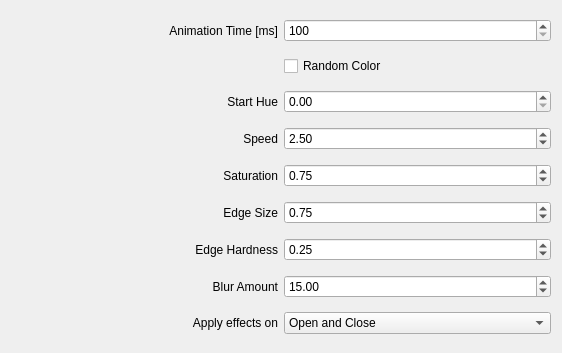
<?xml version="1.0" encoding="UTF-8"?>

<!--
SPDX-FileCopyrightText: Simon Schneegans <code@simonschneegans.de>
SPDX-License-Identifier: GPL-3.0-or-later
-->

<ui version="4.0">
    <class>BMWConfigForm</class>
    <widget class="QWidget" name="BMWConfigForm">
        <property name="geometry">
            <rect>
                <x>0</x>
                <y>0</y>
                <width>562</width>
                <height>353</height>
            </rect>
        </property>
        <layout class="QGridLayout" name="gridLayout">
            <item row="0" column="0">
                <widget class="QLabel" name="label">
                    <property name="text">
                        <string>Animation Time [ms]</string>
                    </property>
                    <property name="alignment">
                        <set>Qt::AlignmentFlag::AlignRight|Qt::AlignmentFlag::AlignTrailing|Qt::AlignmentFlag::AlignVCenter</set>
                    </property>
                </widget>
            </item>
            <item row="0" column="1">
                <widget class="QSpinBox" name="kcfg_Duration">
                    <property name="minimum">
                        <number>100</number>
                    </property>
                    <property name="maximum">
                        <number>9999</number>
                    </property>
                    <property name="singleStep">
                        <number>100</number>
                    </property>
                </widget>
            </item>
            <item row="1" column="1">
                <widget class="QCheckBox" name="kcfg_RandomColor">
                    <property name="text">
                        <string>Random Color</string>
                    </property>
                </widget>
            </item>
            <item row="2" column="0">
                <widget class="QLabel" name="label_3">
                    <property name="text">
                        <string>Start Hue</string>
                    </property>
                    <property name="alignment">
                        <set>Qt::AlignmentFlag::AlignRight|Qt::AlignmentFlag::AlignTrailing|Qt::AlignmentFlag::AlignVCenter</set>
                    </property>
                </widget>
            </item>
            <item row="2" column="1">
                <widget class="QDoubleSpinBox" name="kcfg_StartHue">
                    <property name="minimum">
                        <double>0.000000000000000</double>
                    </property>
                    <property name="maximum">
                        <double>1.000000000000000</double>
                    </property>
                    <property name="singleStep">
                        <double>0.100000000000000</double>
                    </property>
                    <property name="value">
                        <double>0.000000000000000</double>
                    </property>
                </widget>
            </item>
            <item row="3" column="0">
                <widget class="QLabel" name="label_6">
                    <property name="text">
                        <string>Speed</string>
                    </property>
                    <property name="alignment">
                        <set>Qt::AlignmentFlag::AlignRight|Qt::AlignmentFlag::AlignTrailing|Qt::AlignmentFlag::AlignVCenter</set>
                    </property>
                </widget>
            </item>
            <item row="3" column="1">
                <widget class="QDoubleSpinBox" name="kcfg_Speed">
                    <property name="minimum">
                        <double>-5.000000000000000</double>
                    </property>
                    <property name="maximum">
                        <double>5.000000000000000</double>
                    </property>
                    <property name="singleStep">
                        <double>0.100000000000000</double>
                    </property>
                    <property name="value">
                        <double>2.500000000000000</double>
                    </property>
                </widget>
            </item>
            <item row="4" column="0">
                <widget class="QLabel" name="label_4">
                    <property name="text">
                        <string>Saturation</string>
                    </property>
                    <property name="alignment">
                        <set>Qt::AlignmentFlag::AlignRight|Qt::AlignmentFlag::AlignTrailing|Qt::AlignmentFlag::AlignVCenter</set>
                    </property>
                </widget>
            </item>
            <item row="4" column="1">
                <widget class="QDoubleSpinBox" name="kcfg_Saturation">
                    <property name="minimum">
                        <double>0.000000000000000</double>
                    </property>
                    <property name="maximum">
                        <double>1.000000000000000</double>
                    </property>
                    <property name="singleStep">
                        <double>0.100000000000000</double>
                    </property>
                    <property name="value">
                        <double>0.750000000000000</double>
                    </property>
                </widget>
            </item>
            <item row="5" column="0">
                <widget class="QLabel" name="label_4">
                    <property name="text">
                        <string>Edge Size</string>
                    </property>
                    <property name="alignment">
                        <set>Qt::AlignmentFlag::AlignRight|Qt::AlignmentFlag::AlignTrailing|Qt::AlignmentFlag::AlignVCenter</set>
                    </property>
                </widget>
            </item>
            <item row="5" column="1">
                <widget class="QDoubleSpinBox" name="kcfg_EdgeSize">
                    <property name="minimum">
                        <double>0.000000000000000</double>
                    </property>
                    <property name="maximum">
                        <double>1.000000000000000</double>
                    </property>
                    <property name="singleStep">
                        <double>0.100000000000000</double>
                    </property>
                    <property name="value">
                        <double>0.750000000000000</double>
                    </property>
                </widget>
            </item>
            <item row="6" column="0">
                <widget class="QLabel" name="label_5">
                    <property name="text">
                        <string>Edge Hardness</string>
                    </property>
                    <property name="alignment">
                        <set>Qt::AlignmentFlag::AlignRight|Qt::AlignmentFlag::AlignTrailing|Qt::AlignmentFlag::AlignVCenter</set>
                    </property>
                </widget>
            </item>
            <item row="6" column="1">
                <widget class="QDoubleSpinBox" name="kcfg_EdgeHardness">
                    <property name="minimum">
                        <double>0.000000000000000</double>
                    </property>
                    <property name="maximum">
                        <double>1.000000000000000</double>
                    </property>
                    <property name="singleStep">
                        <double>0.100000000000000</double>
                    </property>
                    <property name="value">
                        <double>0.250000000000000</double>
                    </property>
                </widget>
            </item>
            <item row="7" column="0">
                <widget class="QLabel" name="label_7">
                    <property name="text">
                        <string>Blur Amount</string>
                    </property>
                    <property name="alignment">
                        <set>Qt::AlignmentFlag::AlignRight|Qt::AlignmentFlag::AlignTrailing|Qt::AlignmentFlag::AlignVCenter</set>
                    </property>
                </widget>
            </item>
            <item row="7" column="1">
                <widget class="QDoubleSpinBox" name="kcfg_BlurAmount">
                    <property name="minimum">
                        <double>0.000000000000000</double>
                    </property>
                    <property name="maximum">
                        <double>30.000000000000000</double>
                    </property>
                    <property name="singleStep">
                        <double>1.000000000000000</double>
                    </property>
                    <property name="value">
                        <double>15.000000000000000</double>
                    </property>
                </widget>
            </item>
        
            <item row="8" column="0">
                <widget class="QLabel" name="label_ApplyEffectsOn">
                    <property name="text">
                        <string>Apply effects on</string>
                    </property>
                    <property name="alignment">
                        <set>Qt::AlignmentFlag::AlignRight|Qt::AlignmentFlag::AlignTrailing|Qt::AlignmentFlag::AlignVCenter</set>
                    </property>
                </widget>
            </item>
            <item row="8" column="1">
                <widget class="QComboBox" name="kcfg_ApplyEffectsOn">
                                        <property name="currentIndex">
                        <number>2</number>
                    </property>
<item>
                        <property name="text">
                            <string>Open only</string>
                        </property>
                    </item>
                    <item>
                        <property name="text">
                            <string>Close only</string>
                        </property>
                    </item>
                    <item>
                        <property name="text">
                            <string>Open and Close</string>
                        </property>
                    </item>
                </widget>
            </item>

        </layout>
    </widget>
    <resources />
    <connections />
</ui>
